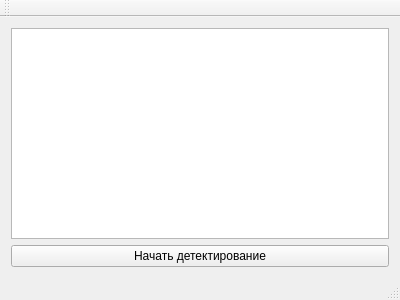
<?xml version="1.0" encoding="UTF-8"?>
<ui version="4.0">
 <class>MainWindow</class>
 <widget class="QMainWindow" name="MainWindow">
  <property name="geometry">
   <rect>
    <x>0</x>
    <y>0</y>
    <width>400</width>
    <height>300</height>
   </rect>
  </property>
  <property name="windowTitle">
   <string>MainWindow</string>
  </property>
  <widget class="QWidget" name="centralWidget">
   <layout class="QVBoxLayout" name="verticalLayout">
    <item>
     <widget class="QGraphicsView" name="graphicsView"/>
    </item>
    <item>
     <widget class="QPushButton" name="initialization">
      <property name="text">
       <string>Начать детектирование</string>
      </property>
     </widget>
    </item>
   </layout>
  </widget>
  <widget class="QMenuBar" name="menuBar">
   <property name="geometry">
    <rect>
     <x>0</x>
     <y>0</y>
     <width>400</width>
     <height>20</height>
    </rect>
   </property>
  </widget>
  <widget class="QToolBar" name="mainToolBar">
   <attribute name="toolBarArea">
    <enum>TopToolBarArea</enum>
   </attribute>
   <attribute name="toolBarBreak">
    <bool>false</bool>
   </attribute>
  </widget>
  <widget class="QStatusBar" name="statusBar"/>
 </widget>
 <layoutdefault spacing="6" margin="11"/>
 <resources/>
 <connections/>
</ui>
